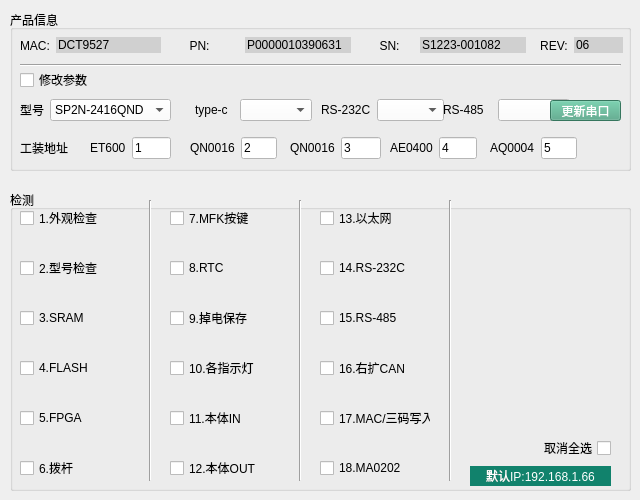
   <widget class="QWidget" name="tab_4">
    <attribute name="title">
     <string>CPU</string>
    </attribute>
    <widget class="QGroupBox" name="groupBox_18">
     <property name="geometry">
      <rect>
       <x>10</x>
       <y>10</y>
       <width>621</width>
       <height>161</height>
      </rect>
     </property>
     <property name="title">
      <string>产品信息</string>
     </property>
     <widget class="QWidget" name="layoutWidget_20">
      <property name="geometry">
       <rect>
        <x>530</x>
        <y>20</y>
        <width>83</width>
        <height>31</height>
       </rect>
      </property>
      <layout class="QHBoxLayout" name="horizontalLayout_30">
       <item>
        <widget class="QLabel" name="label_56">
         <property name="styleSheet">
          <string notr="true">font: 87 12pt &quot;Arial Black&quot;;
</string>
         </property>
         <property name="text">
          <string>REV:</string>
         </property>
         <property name="alignment">
          <set>Qt::AlignCenter</set>
         </property>
        </widget>
       </item>
       <item alignment="Qt::AlignHCenter|Qt::AlignVCenter">
        <widget class="QLineEdit" name="lineEdit_32">
         <property name="styleSheet">
          <string notr="true">background-color: rgb(208, 208, 208);
font: 87 11pt &quot;Arial Black&quot;;
border: none;</string>
         </property>
         <property name="text">
          <string>06</string>
         </property>
        </widget>
       </item>
      </layout>
     </widget>
     <widget class="QWidget" name="layoutWidget_21">
      <property name="geometry">
       <rect>
        <x>355</x>
        <y>20</y>
        <width>161</width>
        <height>31</height>
       </rect>
      </property>
      <layout class="QHBoxLayout" name="horizontalLayout_31">
       <item>
        <widget class="QLabel" name="label_57">
         <property name="styleSheet">
          <string notr="true">font: 87 12pt &quot;Arial Black&quot;;
</string>
         </property>
         <property name="text">
          <string>SN:</string>
         </property>
         <property name="alignment">
          <set>Qt::AlignCenter</set>
         </property>
        </widget>
       </item>
       <item alignment="Qt::AlignHCenter|Qt::AlignVCenter">
        <widget class="QLineEdit" name="lineEdit_31">
         <property name="styleSheet">
          <string notr="true">background-color: rgb(208, 208, 208);
font: 87 11pt &quot;Arial Black&quot;;
border: none;
</string>
         </property>
         <property name="text">
          <string>S1223-001082</string>
         </property>
        </widget>
       </item>
      </layout>
     </widget>
     <widget class="QWidget" name="layoutWidget_22">
      <property name="geometry">
       <rect>
        <x>150</x>
        <y>20</y>
        <width>191</width>
        <height>31</height>
       </rect>
      </property>
      <layout class="QHBoxLayout" name="horizontalLayout_32">
       <item>
        <widget class="QLabel" name="label_58">
         <property name="styleSheet">
          <string notr="true">font: 87 12pt &quot;Arial Black&quot;;
</string>
         </property>
         <property name="text">
          <string>PN:</string>
         </property>
         <property name="alignment">
          <set>Qt::AlignCenter</set>
         </property>
        </widget>
       </item>
       <item alignment="Qt::AlignHCenter|Qt::AlignVCenter">
        <widget class="QLineEdit" name="lineEdit_30">
         <property name="styleSheet">
          <string notr="true">background-color: rgb(208, 208, 208);
font: 87 11pt &quot;Arial Black&quot;;
border: none;</string>
         </property>
         <property name="text">
          <string>P0000010390631</string>
         </property>
        </widget>
       </item>
      </layout>
     </widget>
     <widget class="QWidget" name="layoutWidget_23">
      <property name="geometry">
       <rect>
        <x>10</x>
        <y>85</y>
        <width>151</width>
        <height>30</height>
       </rect>
      </property>
      <layout class="QHBoxLayout" name="horizontalLayout_33">
       <item>
        <widget class="QLabel" name="label_59">
         <property name="text">
          <string>型号</string>
         </property>
        </widget>
       </item>
       <item>
        <widget class="QComboBox" name="comboBox_20">
         <property name="styleSheet">
          <string notr="true">background-color: rgb(255, 255, 255);</string>
         </property>
         <item>
          <property name="text">
           <string>SP2N-2416QND</string>
          </property>
         </item>
        </widget>
       </item>
      </layout>
     </widget>
     <widget class="QWidget" name="layoutWidget_24">
      <property name="geometry">
       <rect>
        <x>311</x>
        <y>85</y>
        <width>123</width>
        <height>30</height>
       </rect>
      </property>
      <layout class="QHBoxLayout" name="horizontalLayout_34">
       <item alignment="Qt::AlignHCenter">
        <widget class="QLabel" name="label_60">
         <property name="text">
          <string>RS-232C</string>
         </property>
        </widget>
       </item>
       <item>
        <widget class="QComboBox" name="comboBox_21">
         <property name="styleSheet">
          <string notr="true">background-color: rgb(255, 255, 255);</string>
         </property>
        </widget>
       </item>
      </layout>
     </widget>
     <widget class="QWidget" name="layoutWidget_25">
      <property name="geometry">
       <rect>
        <x>425</x>
        <y>85</y>
        <width>135</width>
        <height>30</height>
       </rect>
      </property>
      <layout class="QHBoxLayout" name="horizontalLayout_37">
       <item alignment="Qt::AlignHCenter">
        <widget class="QLabel" name="label_64">
         <property name="text">
          <string>RS-485</string>
         </property>
        </widget>
       </item>
       <item>
        <widget class="QComboBox" name="comboBox_22">
         <property name="styleSheet">
          <string notr="true">background-color: rgb(255, 255, 255);</string>
         </property>
        </widget>
       </item>
      </layout>
     </widget>
     <widget class="QWidget" name="layoutWidget_3">
      <property name="geometry">
       <rect>
        <x>80</x>
        <y>123</y>
        <width>81</width>
        <height>30</height>
       </rect>
      </property>
      <layout class="QHBoxLayout" name="horizontalLayout_8">
       <item>
        <widget class="QLabel" name="label_67">
         <property name="text">
          <string>ET600</string>
         </property>
        </widget>
       </item>
       <item>
        <widget class="QLineEdit" name="lineEdit_34">
         <property name="styleSheet">
          <string notr="true">background-color: rgb(255, 255, 255);</string>
         </property>
         <property name="text">
          <string>1</string>
         </property>
        </widget>
       </item>
      </layout>
     </widget>
     <widget class="QWidget" name="layoutWidget_4">
      <property name="geometry">
       <rect>
        <x>180</x>
        <y>123</y>
        <width>87</width>
        <height>30</height>
       </rect>
      </property>
      <layout class="QHBoxLayout" name="horizontalLayout_9">
       <item>
        <widget class="QLabel" name="label_68">
         <property name="text">
          <string>QN0016</string>
         </property>
        </widget>
       </item>
       <item>
        <widget class="QLineEdit" name="lineEdit_35">
         <property name="styleSheet">
          <string notr="true">background-color: rgb(255, 255, 255);</string>
         </property>
         <property name="text">
          <string>2</string>
         </property>
        </widget>
       </item>
      </layout>
     </widget>
     <widget class="QWidget" name="layoutWidget_5">
      <property name="geometry">
       <rect>
        <x>280</x>
        <y>123</y>
        <width>91</width>
        <height>30</height>
       </rect>
      </property>
      <layout class="QHBoxLayout" name="horizontalLayout_10">
       <item>
        <widget class="QLabel" name="label_69">
         <property name="text">
          <string>QN0016</string>
         </property>
        </widget>
       </item>
       <item>
        <widget class="QLineEdit" name="lineEdit_36">
         <property name="styleSheet">
          <string notr="true">background-color: rgb(255, 255, 255);</string>
         </property>
         <property name="text">
          <string>3</string>
         </property>
        </widget>
       </item>
      </layout>
     </widget>
     <widget class="QWidget" name="layoutWidget_6">
      <property name="geometry">
       <rect>
        <x>380</x>
        <y>123</y>
        <width>87</width>
        <height>30</height>
       </rect>
      </property>
      <layout class="QHBoxLayout" name="horizontalLayout_14">
       <item>
        <widget class="QLabel" name="label_70">
         <property name="text">
          <string>AE0400</string>
         </property>
        </widget>
       </item>
       <item>
        <widget class="QLineEdit" name="lineEdit_37">
         <property name="styleSheet">
          <string notr="true">background-color: rgb(255, 255, 255);</string>
         </property>
         <property name="text">
          <string>4</string>
         </property>
        </widget>
       </item>
      </layout>
     </widget>
     <widget class="QWidget" name="layoutWidget_8">
      <property name="geometry">
       <rect>
        <x>480</x>
        <y>123</y>
        <width>87</width>
        <height>30</height>
       </rect>
      </property>
      <layout class="QHBoxLayout" name="horizontalLayout_40">
       <item>
        <widget class="QLabel" name="label_71">
         <property name="text">
          <string>AQ0004</string>
         </property>
        </widget>
       </item>
       <item>
        <widget class="QLineEdit" name="lineEdit_38">
         <property name="styleSheet">
          <string notr="true">background-color: rgb(255, 255, 255);</string>
         </property>
         <property name="text">
          <string>5</string>
         </property>
        </widget>
       </item>
      </layout>
     </widget>
     <widget class="QCheckBox" name="checkBox_71">
      <property name="geometry">
       <rect>
        <x>10</x>
        <y>62</y>
        <width>71</width>
        <height>16</height>
       </rect>
      </property>
      <property name="text">
       <string>修改参数</string>
      </property>
     </widget>
     <widget class="QPushButton" name="pushButton_renewSerial">
      <property name="geometry">
       <rect>
        <x>540</x>
        <y>90</y>
        <width>71</width>
        <height>21</height>
       </rect>
      </property>
      <property name="styleSheet">
       <string notr="true">background-color: rgb(126, 126, 126);
color: rgb(255, 255, 255);
background-color: rgb(76, 165, 132);</string>
      </property>
      <property name="text">
       <string>更新串口</string>
      </property>
     </widget>
     <widget class="QWidget" name="layoutWidget_26">
      <property name="geometry">
       <rect>
        <x>185</x>
        <y>85</y>
        <width>117</width>
        <height>30</height>
       </rect>
      </property>
      <layout class="QHBoxLayout" name="horizontalLayout_39">
       <item>
        <widget class="QLabel" name="label_66">
         <property name="text">
          <string>type-c</string>
         </property>
        </widget>
       </item>
       <item>
        <widget class="QComboBox" name="comboBox_23">
         <property name="styleSheet">
          <string notr="true">background-color: rgb(255, 255, 255);</string>
         </property>
        </widget>
       </item>
      </layout>
     </widget>
     <widget class="QLabel" name="label_90">
      <property name="geometry">
       <rect>
        <x>10</x>
        <y>124</y>
        <width>61</width>
        <height>28</height>
       </rect>
      </property>
      <property name="text">
       <string>工装地址</string>
      </property>
     </widget>
     <widget class="Line" name="line_5">
      <property name="geometry">
       <rect>
        <x>10</x>
        <y>45</y>
        <width>601</width>
        <height>20</height>
       </rect>
      </property>
      <property name="orientation">
       <enum>Qt::Horizontal</enum>
      </property>
     </widget>
     <widget class="QWidget" name="layoutWidget">
      <property name="geometry">
       <rect>
        <x>10</x>
        <y>20</y>
        <width>141</width>
        <height>31</height>
       </rect>
      </property>
      <layout class="QHBoxLayout" name="horizontalLayout_7">
       <item>
        <widget class="QLabel" name="label_61">
         <property name="styleSheet">
          <string notr="true">font: 87 12pt &quot;Arial Black&quot;;
</string>
         </property>
         <property name="text">
          <string>MAC:</string>
         </property>
        </widget>
       </item>
       <item>
        <widget class="QLineEdit" name="lineEdit_33">
         <property name="styleSheet">
          <string notr="true">background-color: rgb(208, 208, 208);
font: 87 11pt &quot;Arial Black&quot;;
border: none;</string>
         </property>
         <property name="text">
          <string>DCT9527</string>
         </property>
        </widget>
       </item>
      </layout>
     </widget>
     <zorder>line_5</zorder>
     <zorder>layoutWidget</zorder>
     <zorder>layoutWidget_20</zorder>
     <zorder>layoutWidget_21</zorder>
     <zorder>layoutWidget_22</zorder>
     <zorder>layoutWidget_23</zorder>
     <zorder>layoutWidget_24</zorder>
     <zorder>layoutWidget_25</zorder>
     <zorder>layoutWidget_3</zorder>
     <zorder>layoutWidget_4</zorder>
     <zorder>layoutWidget_5</zorder>
     <zorder>layoutWidget_6</zorder>
     <zorder>layoutWidget_8</zorder>
     <zorder>checkBox_71</zorder>
     <zorder>pushButton_renewSerial</zorder>
     <zorder>layoutWidget_26</zorder>
     <zorder>label_90</zorder>
    </widget>
    <widget class="QGroupBox" name="groupBox_19">
     <property name="geometry">
      <rect>
       <x>10</x>
       <y>190</y>
       <width>621</width>
       <height>301</height>
      </rect>
     </property>
     <property name="title">
      <string>检测</string>
     </property>
     <widget class="QCheckBox" name="checkBox_53">
      <property name="geometry">
       <rect>
        <x>10</x>
        <y>170</y>
        <width>101</width>
        <height>16</height>
       </rect>
      </property>
      <property name="text">
       <string>4.FLASH</string>
      </property>
     </widget>
     <widget class="QCheckBox" name="checkBox_56">
      <property name="geometry">
       <rect>
        <x>10</x>
        <y>270</y>
        <width>101</width>
        <height>16</height>
       </rect>
      </property>
      <property name="text">
       <string>6.拨杆</string>
      </property>
     </widget>
     <widget class="QCheckBox" name="checkBox_55">
      <property name="geometry">
       <rect>
        <x>10</x>
        <y>220</y>
        <width>101</width>
        <height>16</height>
       </rect>
      </property>
      <property name="text">
       <string>5.FPGA</string>
      </property>
     </widget>
     <widget class="QCheckBox" name="checkBox_57">
      <property name="geometry">
       <rect>
        <x>160</x>
        <y>20</y>
        <width>101</width>
        <height>16</height>
       </rect>
      </property>
      <property name="text">
       <string>7.MFK按键</string>
      </property>
     </widget>
     <widget class="QCheckBox" name="checkBox_58">
      <property name="geometry">
       <rect>
        <x>160</x>
        <y>70</y>
        <width>101</width>
        <height>16</height>
       </rect>
      </property>
      <property name="text">
       <string>8.RTC</string>
      </property>
     </widget>
     <widget class="QCheckBox" name="checkBox_60">
      <property name="geometry">
       <rect>
        <x>160</x>
        <y>170</y>
        <width>101</width>
        <height>16</height>
       </rect>
      </property>
      <property name="text">
       <string>10.各指示灯</string>
      </property>
     </widget>
     <widget class="QCheckBox" name="checkBox_59">
      <property name="geometry">
       <rect>
        <x>160</x>
        <y>120</y>
        <width>101</width>
        <height>16</height>
       </rect>
      </property>
      <property name="text">
       <string>9.掉电保存</string>
      </property>
     </widget>
     <widget class="QCheckBox" name="checkBox_61">
      <property name="geometry">
       <rect>
        <x>160</x>
        <y>220</y>
        <width>101</width>
        <height>16</height>
       </rect>
      </property>
      <property name="text">
       <string>11.本体IN</string>
      </property>
     </widget>
     <widget class="QCheckBox" name="checkBox_62">
      <property name="geometry">
       <rect>
        <x>160</x>
        <y>270</y>
        <width>101</width>
        <height>16</height>
       </rect>
      </property>
      <property name="text">
       <string>12.本体OUT</string>
      </property>
     </widget>
     <widget class="QCheckBox" name="checkBox_64">
      <property name="geometry">
       <rect>
        <x>310</x>
        <y>70</y>
        <width>101</width>
        <height>16</height>
       </rect>
      </property>
      <property name="text">
       <string>14.RS-232C</string>
      </property>
     </widget>
     <widget class="QCheckBox" name="checkBox_63">
      <property name="geometry">
       <rect>
        <x>310</x>
        <y>20</y>
        <width>101</width>
        <height>16</height>
       </rect>
      </property>
      <property name="text">
       <string>13.以太网</string>
      </property>
     </widget>
     <widget class="QCheckBox" name="checkBox_65">
      <property name="geometry">
       <rect>
        <x>310</x>
        <y>120</y>
        <width>101</width>
        <height>16</height>
       </rect>
      </property>
      <property name="text">
       <string>15.RS-485</string>
      </property>
     </widget>
     <widget class="QCheckBox" name="checkBox_66">
      <property name="geometry">
       <rect>
        <x>310</x>
        <y>170</y>
        <width>101</width>
        <height>16</height>
       </rect>
      </property>
      <property name="text">
       <string>16.右扩CAN</string>
      </property>
     </widget>
     <widget class="QCheckBox" name="checkBox_67">
      <property name="geometry">
       <rect>
        <x>310</x>
        <y>270</y>
        <width>101</width>
        <height>16</height>
       </rect>
      </property>
      <property name="text">
       <string>18.MA0202</string>
      </property>
     </widget>
     <widget class="QCheckBox" name="checkBox_50">
      <property name="geometry">
       <rect>
        <x>10</x>
        <y>20</y>
        <width>101</width>
        <height>16</height>
       </rect>
      </property>
      <property name="text">
       <string>1.外观检查</string>
      </property>
     </widget>
     <widget class="QCheckBox" name="checkBox_54">
      <property name="geometry">
       <rect>
        <x>310</x>
        <y>220</y>
        <width>111</width>
        <height>16</height>
       </rect>
      </property>
      <property name="text">
       <string>17.MAC/三码写入</string>
      </property>
     </widget>
     <widget class="QLabel" name="label_14">
      <property name="geometry">
       <rect>
        <x>460</x>
        <y>276</y>
        <width>141</width>
        <height>20</height>
       </rect>
      </property>
      <property name="styleSheet">
       <string notr="true">background-color: rgb(126, 126, 126);
color: rgb(255, 255, 255);
background-color: #11826C;</string>
      </property>
      <property name="text">
       <string>默认IP:192.168.1.66</string>
      </property>
      <property name="alignment">
       <set>Qt::AlignCenter</set>
      </property>
     </widget>
     <widget class="Line" name="line_6">
      <property name="geometry">
       <rect>
        <x>130</x>
        <y>10</y>
        <width>21</width>
        <height>281</height>
       </rect>
      </property>
      <property name="orientation">
       <enum>Qt::Vertical</enum>
      </property>
     </widget>
     <widget class="Line" name="line_9">
      <property name="geometry">
       <rect>
        <x>280</x>
        <y>10</y>
        <width>21</width>
        <height>281</height>
       </rect>
      </property>
      <property name="orientation">
       <enum>Qt::Vertical</enum>
      </property>
     </widget>
     <widget class="Line" name="line_10">
      <property name="geometry">
       <rect>
        <x>430</x>
        <y>10</y>
        <width>21</width>
        <height>281</height>
       </rect>
      </property>
      <property name="orientation">
       <enum>Qt::Vertical</enum>
      </property>
     </widget>
     <widget class="QCheckBox" name="checkBox_51">
      <property name="geometry">
       <rect>
        <x>10</x>
        <y>70</y>
        <width>101</width>
        <height>16</height>
       </rect>
      </property>
      <property name="text">
       <string>2.型号检查</string>
      </property>
     </widget>
     <widget class="QCheckBox" name="checkBox_52">
      <property name="geometry">
       <rect>
        <x>10</x>
        <y>120</y>
        <width>101</width>
        <height>16</height>
       </rect>
      </property>
      <property name="text">
       <string>3.SRAM</string>
      </property>
     </widget>
     <widget class="QCheckBox" name="checkBox_73">
      <property name="geometry">
       <rect>
        <x>530</x>
        <y>250</y>
        <width>71</width>
        <height>16</height>
       </rect>
      </property>
      <property name="layoutDirection">
       <enum>Qt::RightToLeft</enum>
      </property>
      <property name="text">
       <string>取消全选</string>
      </property>
     </widget>
    </widget>
   </widget>
